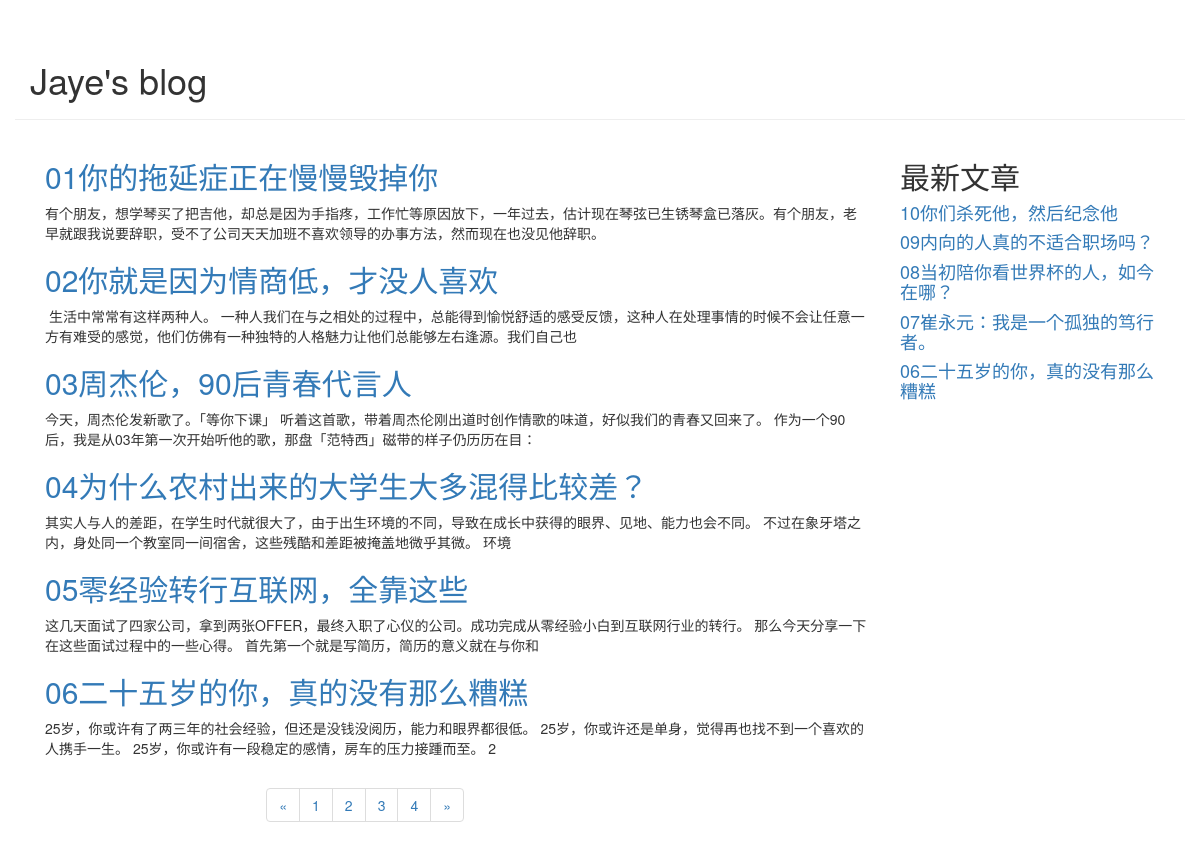
/?page=3, run on the app's committed database.
### blog/models.py (models this page shows, shortened)
class Article(models.Model):
    article_id = models.AutoField(primary_key=True)
    title = models.TextField()
    brief_content = models.TextField()
    content = models.TextField()
    publish_date = models.DateTimeField(auto_now=True)

### blog/views.py (the view)
# urls.py: path('',blog.views.get_index_page,),
def get_index_page(request):
    page = request.GET.get('page')
    if page:
        page = int(page)
    else:
        page = 1
    print('page param: ',page)
    all_article = Article.objects.all()
    top5_article_list = Article.objects.order_by('-publish_date')[:5]
    paginator = Paginator(all_article,6)
    page_num = paginator.num_pages
    print('page num',page_num)
    page_article_list = paginator.page(page)
    if page_article_list.has_next():
        next_page = page + 1
    else:
        next_page = page
    if page_article_list.has_previous():
        previous_page = page -1
    else:
        previous_page = page
    return render(request,'blog/index.html',{'article_list':page_article_list,
                                             'page_num':range(1,page_num + 1),
                                             'curr_page':page,
                                             'next_page':next_page,
                                             'previous_page':previous_page,
                                             'top5_article_list':top5_article_list})

### blog/templates/blog/index.html (shortened to what this page needs)
<!DOCTYPE html>
<html lang="en">
<head>
    <link rel="stylesheet" href="https://cdn.jsdelivr.net/npm/bootstrap@3.3.7/dist/css/bootstrap.min.css">
</head>
<body>
<div class="container page-header">
    <h1>Jaye's blog</h1>
</div>
<div class="container page-body">
    <div class="col-md-9" role="main">
        <div class="body-main">
            {% for article in article_list %}
            <div>
                <h2><a href="/detail/{{ article.article_id }}">{{ article.title }}</a></h2>
                <p>{{article.brief_content}}</p>
            </div>
            {% endfor %}
        </div>
        <div class="body-footer">
            <div class="col-md-4 col-md-offset-3">
            <nav aria-label="Page navigation">
                <ul class="pagination">
                    <li>
                        <a href="/?page={{ previous_page }}" aria-label="Previous">
                            <span aria-hidden="true">&laquo;</span>
                        </a>
                    </li>
                    {% for num in page_num %}
                    <li><a href="/?page={{ num }}">{{ num }}</a></li>
                    {% endfor %}
                    <li>
                        <a href="/?page={{ next_page }}" aria-label="Next">
                            <span aria-hidden="true">&raquo;</span>
                        </a>
                    </li>
                </ul>
            </nav>
                </div>
        </div>
    </div>
    <div class="col-md-3" role="complementary">
        <h2>最新文章</h2>
        {% for article in top5_article_list %}
        <h4><a href="/detail/{{ article.article_id }}">{{ article.title }}</a></h4>
        {% endfor %}
    </div>
</div>
</body>
</html>

### data on the page
Article: title "01你的拖延症正在慢慢毁掉你", brief_content "有个朋友，想学琴买了把吉他，却总是因为手指疼，工作忙等原因放下，一年过去，估计现在琴弦已生锈琴盒已落灰。有个朋友，老早就跟我说要辞职，受不了公司天天加班不喜欢领导的办事方法，然而现在也没见他辞职。"
Article: title "02你就是因为情商低，才没人喜欢", brief_content "生活中常常有这样两种人。 一种人我们在与之相处的过程中，总能得到愉悦舒适的感受反馈，这种人在处理事情的时候不会让任意一方有难受的感觉，他们仿佛有一种独特的人格魅力让他们总能够左右逢源。我们自己也"
Article: title "03周杰伦，90后青春代言人", brief_content "今天，周杰伦发新歌了。「等你下课」 听着这首歌，带着周杰伦刚出道时创作情歌的味道，好似我们的青春又回来了。 作为一个90后，我是从03年第一次开始听他的歌，那盘「范特西」磁带的样子仍历历在目："
Article: title "04为什么农村出来的大学生大多混得比较差？", brief_content "其实人与人的差距，在学生时代就很大了，由于出生环境的不同，导致在成长中获得的眼界、见地、能力也会不同。 不过在象牙塔之内，身处同一个教室同一间宿舍，这些残酷和差距被掩盖地微乎其微。 环境"
Article: title "05零经验转行互联网，全靠这些", brief_content "这几天面试了四家公司，拿到两张OFFER，最终入职了心仪的公司。成功完成从零经验小白到互联网行业的转行。 那么今天分享一下在这些面试过程中的一些心得。 首先第一个就是写简历，简历的意义就在与你和"
Article: title "06二十五岁的你，真的没有那么糟糕", brief_content "25岁，你或许有了两三年的社会经验，但还是没钱没阅历，能力和眼界都很低。 25岁，你或许还是单身，觉得再也找不到一个喜欢的人携手一生。 25岁，你或许有一段稳定的感情，房车的压力接踵而至。 2"
Article: title "10你们杀死他，然后纪念他"
Article: title "09内向的人真的不适合职场吗？"
Article: title "08当初陪你看世界杯的人，如今在哪？"
Article: title "07崔永元：我是一个孤独的笃行者。"

### other printed values
{{ num }} "1" "2" "3" "4"
